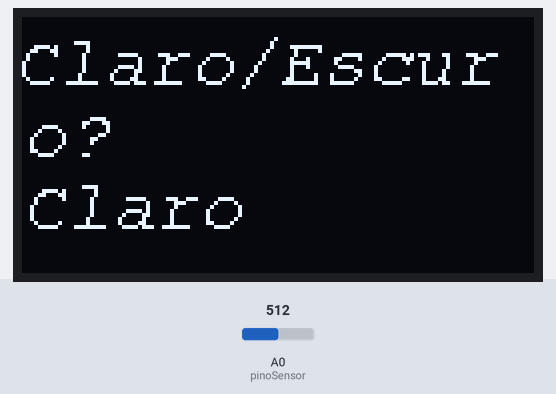
A sketch run on a simulated Arduino Uno, built with avr-gcc and run on an emulated ATmega328P. Parts: 128×64 one-colour display. Inputs (shaded band) come from the test bench; at power-on: A0 (pinoSensor) = 512.

Above: at 1.3 s.
1.4 s: A0 (pinoSensor) set to 491
At 3.3 s:
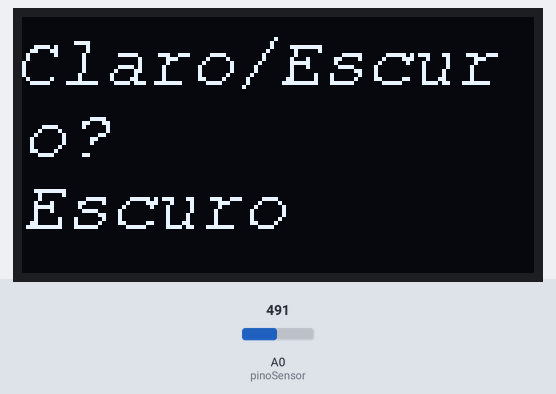
3.6 s: A0 (pinoSensor) set to 510
At 5.4 s:
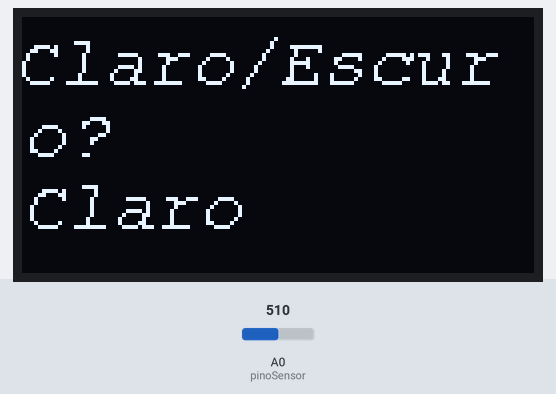
5.7 s: A0 (pinoSensor) set to 490
At 6.6 s:
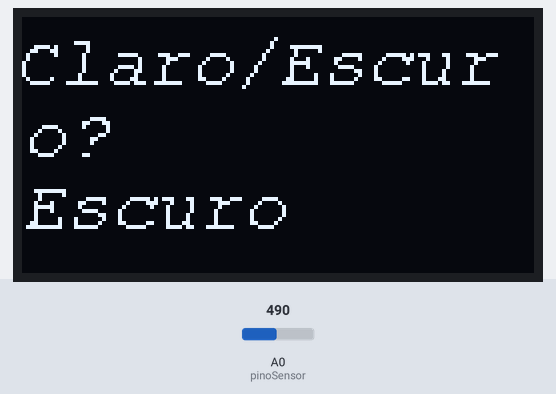
7.8 s: A0 (pinoSensor) set to 511
At 8.9 s:
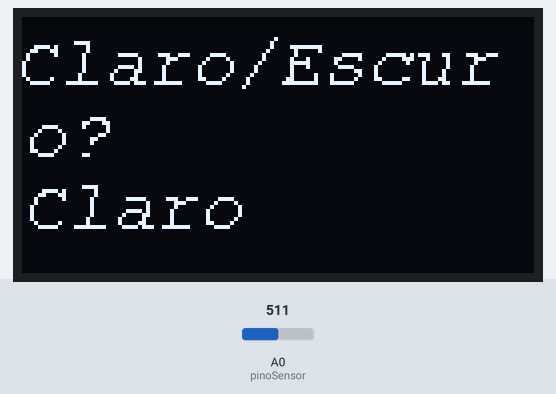
Timing chart, 0 to 10.8 s (numbered marks = the images above; inputs shaded):
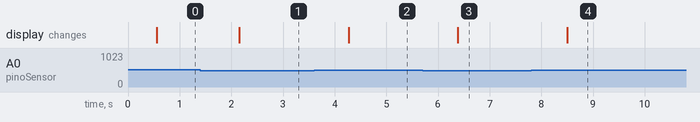

The sketch:

Sensor_refletancia_IR.ino
```cpp
const int pinoSensor = A0;
#include <Wire.h> //Biblioteca para uso do protocolo I2C;
#include <Adafruit_GFX.h> //Biblioteca para manipulação gráfica no display;
#include <Adafruit_SH1106.h> //Biblioteca para operação do driver de controle do display;

#include <Fonts/FreeMono9pt7b.h> //Fonte para alteração do texto;
#include <Fonts/FreeSansBoldOblique9pt7b.h> //Fonte para alteração do texto;
#include <Fonts/FreeMonoOblique9pt7b.h> //Fonte para alteração do texto;

#define OLED_RESET -1 //Em displays que não possuem pino RESET, é dado o valor -1;


Adafruit_SH1106 display(OLED_RESET); //Declaração da tela com o nome "display";

void setup() {

  Serial.begin(9600);
  display.begin(SH1106_SWITCHCAPVCC, 0x3C); //Inicialização do display com a biblioteca e endereço de hardware do display;
  //pinMode(pinSensor1, INPUT);

}

void loop() {

  display.clearDisplay(); //Comando para limpar a tela;
  display.setFont(&FreeMonoOblique9pt7b); //Comando para definir a fonte que será utilizada;
  display.setTextColor(WHITE); //Comando para definir a cor do texto;
  display.setTextSize(1); //Comando para definir tamanho od

  display.setCursor(-2, 16); //Definição de onde o texto será escrito. Lembre se que: linha, coluna;
  display.print("Claro/Escuro?          "); //Texto a ser escrito;

  int valorSensor = analogRead(pinoSensor);


  if (valorSensor > 500) {
    //display.setCursor(1, 35);
    display.print("Claro");
  } else {
    //display.setCursor(2, 35);
    display.print("Escuro");
  }

  delay(500);


  display.display(); //informações na tela;
}
```

Measured:
- the behaviour switches between 501 and 500 on A0 (pinoSensor) (found by bisection; images 0 and 1)
- after the input at 1.4 s, the display: changes after 0.75 s (image 1)
- after the input at 3.6 s, the display: changes after 0.67 s (image 2)
- after the input at 5.7 s, the display: changes after 0.69 s (image 3)
- after the input at 7.8 s, the display: changes after 0.71 s (image 4)
